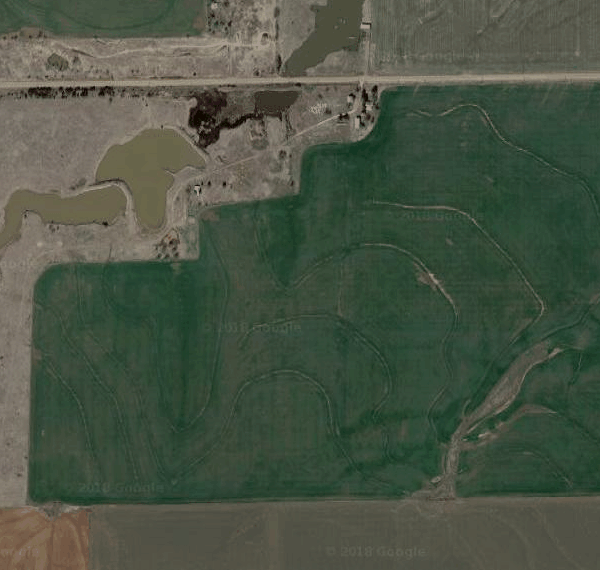
#> input picture src/zoomtest.png, 600 x 570 px
$ python -i dominant_image_color.py   (imports and definitions only)   (older library calls are emulated)
#> lines starting #> are read from the running program, lines starting #| are printed output that depends on the picture
from PIL import Image
import numpy as np
import scipy
import scipy.misc
import scipy.cluster

NUM_CLUSTERS = 5


def dominant_color(image_path):
    """
    Adapted from:
    https://stackoverflow.com/questions/3241929/python-find-dominant-most-common-color-in-an-image
    """
#> called with image_path = 'zoomtest.png'
    image = Image.open(image_path)
#> image is the input picture: PIL image 600x570 RGB; mean R, G, B 73.4, 83.8, 67.8
    image = image.resize((50, 50))
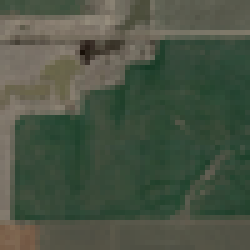
#> image: PIL image 50x50 RGB (shown 5 times larger); mean R, G, B 73.4, 83.8, 67.8
    image_array = np.asarray(image)
    image_shape = image_array.shape
#> image_shape = (50, 50, 3)
    image_array = image_array.reshape(
#> (the run stopped early here; a loop or call above may not have finished)
